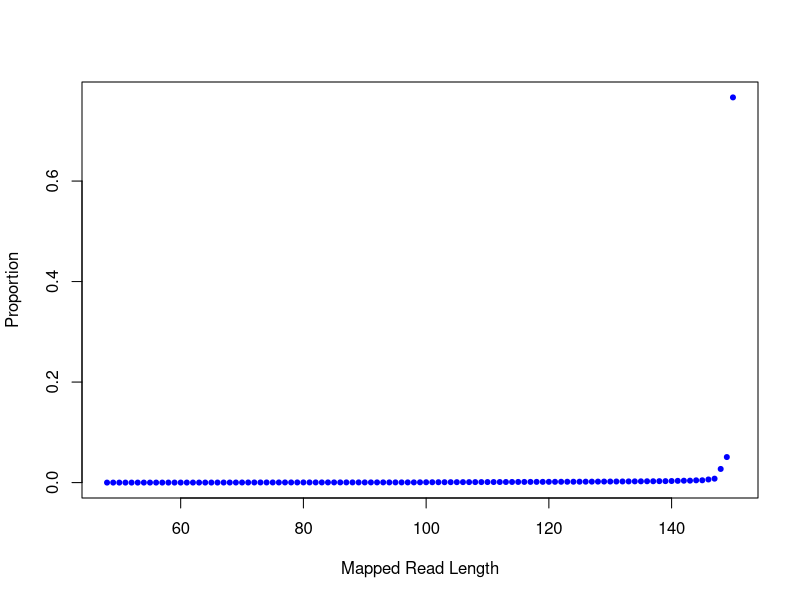

Generate this figure with R:
png("/rds/user/is460/hpc-work/muscle-rnaseq/ezbamqc/output/figs/srpk3_hom_ttnb_het_9.readlen_profile.png",width=500,height=500,units="px")
readlen_val=c(48,49,50,51,52,53,54,55,56,57,58,59,60,61,62,63,64,65,66,67,68,69,70,71,72,73,74,75,76,77,78,79,80,81,82,83,84,85,86,87,88,89,90,91,92,93,94,95,96,97,98,99,100,101,102,103,104,105,106,107,108,109,110,111,112,113,114,115,116,117,118,119,120,121,122,123,124,125,126,127,128,129,130,131,132,133,134,135,136,137,138,139,140,141,142,143,144,145,146,147,148,149,150)
readlen_count=c(102,170,322,424,613,958,1040,1230,1493,1705,2236,2257,2521,2615,3108,3262,3632,3869,4634,5434,6096,6589,8703,9474,10192,11400,10967,11064,12006,13055,12393,13031,13171,13809,13565,13729,14186,14242,14874,14844,14795,15193,14817,15665,16192,15975,15931,15985,16005,16404,16888,22364,25864,27424,29278,30594,32900,33550,35894,36545,38707,39649,41849,43323,44628,46667,48984,51488,52563,54285,56195,57858,60197,61483,64018,66373,67315,70101,72619,74850,77736,81600,83049,85691,88911,92534,96546,99490,104977,105805,112763,114837,123470,136700,148302,152143,177300,180903,245580,308659,1072901,2008224,30287451)
plot(readlen_val,(readlen_count/39516186),pch=20,xlab="Mapped Read Length",ylab="Proportion",col="blue")
dev.state=dev.off()
